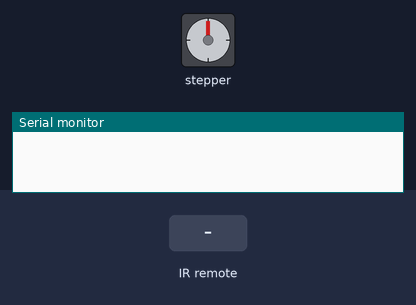
Bench run of a sketch on a simulated Arduino Uno, built with avr-gcc and run on an emulated ATmega328P. Shown: stepper motor, the last lines printed to the serial monitor. The inputs (shaded band) are chosen by the test bench. Stepper angles assume 2048 steps per turn.

Above: at 1.2 s.
1.3 s: infrared code 0xFF629D received
At 1.45 s:
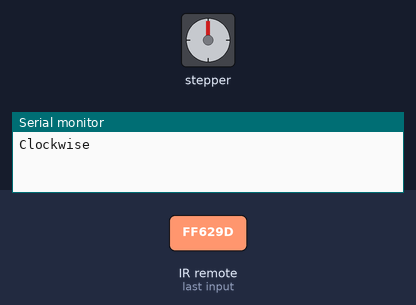
At 2.06 s:
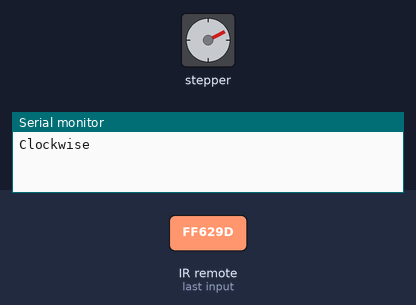
4.3 s: infrared code 0xFF629D received
At 4.51 s:
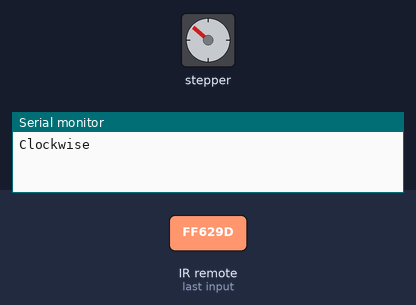
Timing chart, 0 to 9.9 s (numbered marks = the images above; inputs shaded):
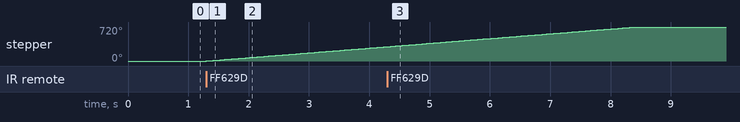

The sketch:

lesson32_steppermotor_remote.ino
```cpp
#include "IRremote.h"
#include "RemoteKeys.h"
#include "Stepper.h"

#define BAUD_RATE 9600

#define STEPS_PER_REVOLUTION 2048
#define RPM 17

#define IR_RECEIVER_PIN 12

Stepper stepper(STEPS_PER_REVOLUTION, 8, 10, 9, 11);

IRrecv receiver(IR_RECEIVER_PIN);
decode_results results;

void setup() {
    stepper.setSpeed(RPM);
    receiver.enableIRIn();

    Serial.begin(BAUD_RATE);
}

void loop() {
    if(receiver.decode(&results)) {
        switch(results.value) {
            case BTN_VOL_UP:
                Serial.println("Clockwise");
                stepper.step(STEPS_PER_REVOLUTION);
                break;
            case BTN_VOL_DN:
                Serial.println("Counterclockwise");
                stepper.step(-1 * STEPS_PER_REVOLUTION);
                break;
        }

        receiver.resume();
    }
}
```

RemoteKeys.h
```cpp
#define BTN_REWIND 0xFF22DD
#define BTN_FAST_FORWARD 0xFFC23D
#define BTN_FUNC_STOP 0xFFE21D

#define BTN_PAUSE 0xFF02FD
#define BTN_POWER 0xFFA25D

#define BTN_UP 0xFF906F
#define BTN_DN 0xFFE01F

#define BTN_EQ 0xFF9867
#define BTN_ST_REPT 0xFFB04F
#define BTN_VOL_UP 0xFF629D
#define BTN_VOL_DN 0xFFA857

#define BTN_0 0xFF6897
#define BTN_1 0xFF30CF
#define BTN_2 0xFF18E7
#define BTN_3 0xFF7A85
#define BTN_4 0xFF10EF
#define BTN_5 0xFF38C7
#define BTN_6 0xFF5AA5
#define BTN_7 0xFF42BD
#define BTN_8 0xFF4AB5
#define BTN_9 0xFF52AD

#define REPEAT 0xFFFFFFFF
```

Measured:
- after the input at 1.3 s, stepper: keeps turning clockwise at about 102°/s, starting at once
